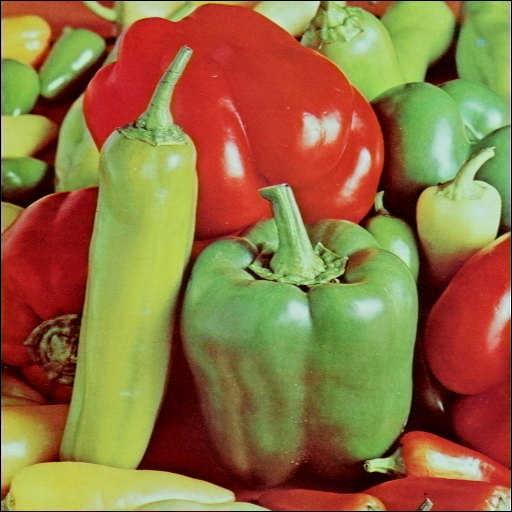
%> input picture trabalho1/ex1/GenericImages/peppers.png, 512 x 512 px
$ octave --eval "result = generic_intensity_transform;"   (GNU Octave 9; MATLAB toolbox functions it lacks are replaced by stand-ins)
%> lines starting %> are read from the running program, lines starting %| are printed output that depends on the picture
### trabalho1/ex1/image_details.m
%
% ISEL - Instituto Superior de Engenharia de Lisboa.
%
% LEIC - Licenciatura em Engenharia Informatica e de Computadores.
% MEIC - Mestrado em Engenharia Informatica e de Computadores.
%
% PIB - Processamento de Imagem e Biometria.
%
% image_details.m
% resolução espacial;
% resolução em profundidade;
% valores mínimo, médio e máximo de intensidade;
% medida de contraste;
% entropia da imagem.

function [I, rp, R, G, B] = image_details(filename)
%> called with filename = 'GenericImages\peppers.png'

    if nargin==0
         filename =  'GenericImages\peppers.png';
         % 'GenericImages\circ_bw.tif'; %
         % 'GenericImages\lena.gif'; %
    end

    % Fechar todas as janelas de figuras.
    %close all;

    % Limpar a consola.
    clc;

    % informação sobre a iagem
    info = imfinfo(filename);
    % resolução espacial
    re = info.Width*info.Height;
    % resolução em profundidade
    rp = info.BitDepth;
    disp(['resolução espacial = ' num2str(re)]);
    disp(['resolução em profundidade = ' num2str(rp) ' bit/pixel']);

    % Ler a imagem a partir do ficheiro.
    I = imread(filename);
%> I is the input picture: size 512x512x3 uint8; mean R, G, B 144.1, 112.8, 64.1
    R=0;G=0;B=0;
    % imagem colorida
    if (strcmp(info.ColorType, 'truecolor'))
        % Obter as componentes R, G, e B
        R = I(:,:,1)
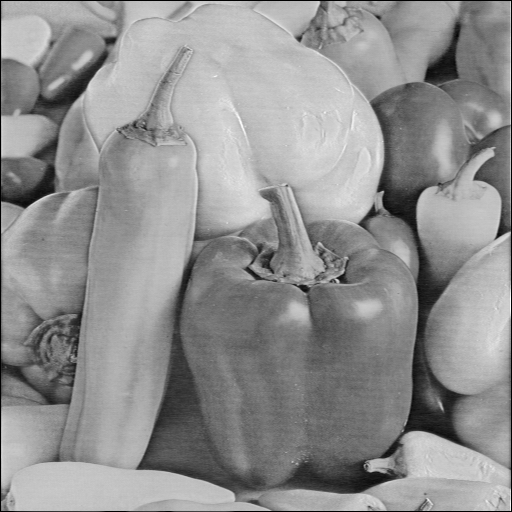
%> R: size 512x512 uint8; min 0, max 253, mean 144.1
        G = I(:,:,2);
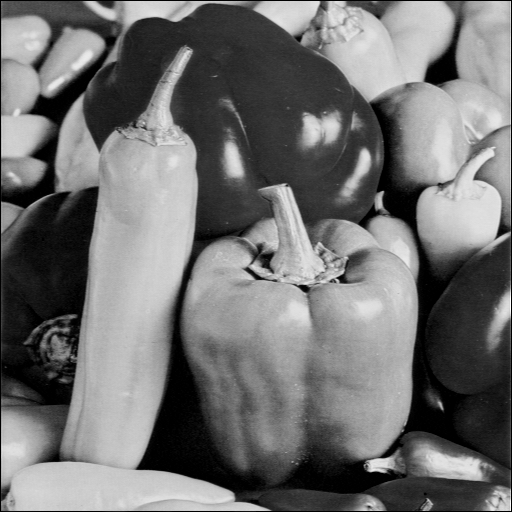
%> G: size 512x512 uint8; min 0, max 255, mean 112.8
        B = I(:,:,3);
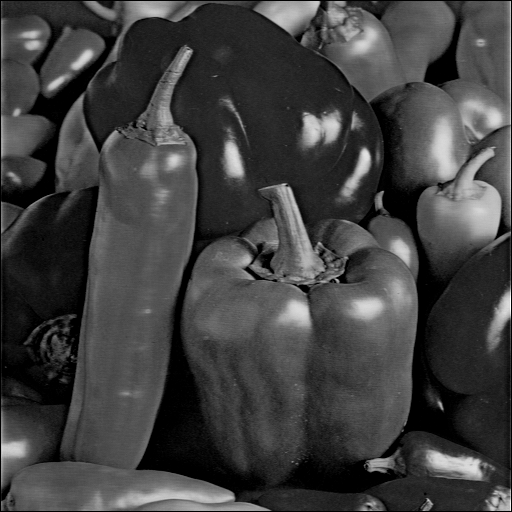
%> B: size 512x512 uint8; min 0, max 255, mean 64.1

        % para a componente red
        % valores mínimo, médio e máximo de intensidade
        vminR = min(min(R));
%> vminR = 0
        vmedR = sum(sum(R)) / (info.Width*info.Height);
%> vmedR = 144.1
        vmaxR = max(max(R));
%> vmaxR = 253
        % medida de contraste
        mcR = 20*log10((double(vmaxR+1))/(double(vminR+1)));
%> mcR = 48.1
        % entropia da imagem
        eiR = entropy(R);
%> eiR = 7.33

        % para a componente green
        % valores mínimo, médio e máximo de intensidade
        vminG = min(min(G));
%> vminG = 0
        vmedG = sum(sum(G)) / (info.Width*info.Height);
%> vmedG = 112.8
        vmaxG = max(max(G));
%> vmaxG = 255
        % medida de contraste
        mcG = 20*log10((double(vmaxG+1))/(double(vminG+1)));
%> mcG = 48.13
        % entropia da imagem
        eiG = entropy(G);
%> eiG = 7.56

        % para a componente blue
        % valores mínimo, médio e máximo de intensidade
        vminB = min(min(B));
%> vminB = 0
        vmedB = sum(sum(B)) / (info.Width*info.Height);
%> vmedB = 64.13
        vmaxB = max(max(B));
%> vmaxB = 255
        % medida de contraste
        mcB = 20*log10((double(vmaxB+1))/(double(vminB+1)));
%> mcB = 48.13
        % entropia da imagem
        eiB = entropy(B);
%> eiB = 7.02

        % apresentar imagem e histograma
        figure(1);
        subplot(241); imshow(I);  colorbar; title(' Cor [R, G, B]' );
        subplot(242); imshow(R); colorbar; title(' Red componente' );
        subplot(243); imshow(G); colorbar; title(' Green componente' );
        subplot(244); imshow(B); colorbar; title(' Blue componente' );
        subplot(246); imhist(R); title(' Red Histograma ' );
        subplot(247); imhist(G); title(' Red Histograma ' );
        subplot(248); imhist(B); title(' Red Histograma ' );

        disp('para a componente red:');
        disp(['valores mínimo de intensidade = ' num2str(vminR)]);
%| valores mínimo de intensidade = 0
        disp(['valores médio de intensidade = ' num2str(vmedR)]);
%| valores médio de intensidade = 144.1151
        disp(['valores máximo de intensidade = ' num2str(vmaxR)]);
%| valores máximo de intensidade = 253
        disp(['medida de contraste = ' num2str(mcR)]);
%| medida de contraste = 48.0967
        disp(['entropia da imagem = ' num2str(eiR)]);
%| entropia da imagem = 7.3316
        disp('para a componente green:');
        disp(['valores mínimo de intensidade = ' num2str(vminG)]);
%| valores mínimo de intensidade = 0
        disp(['valores médio de intensidade = ' num2str(vmedG)]);
%| valores médio de intensidade = 112.8049
        disp(['valores máximo de intensidade = ' num2str(vmaxG)]);
%| valores máximo de intensidade = 255
        disp(['medida de contraste = ' num2str(mcG)]);
%| medida de contraste = 48.1308
        disp(['entropia da imagem = ' num2str(eiG)]);
%| entropia da imagem = 7.5605
        disp('para a componente blue:');
        disp(['valores mínimo de intensidade = ' num2str(vminB)]);
%| valores mínimo de intensidade = 0
        disp(['valores médio de intensidade = ' num2str(vmedB)]);
%| valores médio de intensidade = 64.1288
        disp(['valores máximo de intensidade = ' num2str(vmaxB)]);
%| valores máximo de intensidade = 255
        disp(['medida de contraste = ' num2str(mcB)]);
%| medida de contraste = 48.1308
        disp(['entropia da imagem = ' num2str(eiB)]);
%| entropia da imagem = 7.0196
    else
        % imagem monocromática ou binária

        % valores mínimo, médio e máximo de intensidade
        % é necessário realizar a oprecao 2 vezes sobre a matriz poprque
        % a primeira operação devolve um vetor, e o obetivo é obter a operação
        % sobre esse vetor
        vmin = min(min(I));
        vmed = sum(sum(I)) / (info.Width*info.Height);
        vmax = max(max(I));
        % medida de contraste
        mc = 20*log10((double(vmax+1))/(double(vmin+1)));
        % entropia da imagem
        ei = entropy(I);

        % apresentar imagem e histograma
        figure(1);
        subplot(121); imshow(I); colorbar; title(' Imagem ' );
        subplot(122); imhist(I); title(' Histograma ' );
        impixelinfo;
        disp(['valores mínimo de intensidade = ' num2str(vmin)]);
        disp(['valores médio de intensidade = ' num2str(vmed)]);
        disp(['valores máximo de intensidade = ' num2str(vmax)]);
        disp(['medida de contraste = ' num2str(mc)]);
        disp(['entropia da imagem = ' num2str(ei)]);
    end
end

### trabalho1/ex1/generic_intensity_transform.m
%
% ISEL - Instituto Superior de Engenharia de Lisboa.
%
% LEIC - Licenciatura em Engenharia Informatica e de Computadores.
% MEIC - Mestrado em Engenharia Informatica e de Computadores.
%
% PIB - Processamento de Imagem e Biometria.
%
% generic_intensity_transform.m
% Transforma玢o T aplicada atrav閟 de tabela de lookup.

function It = generic_intensity_transform(filename)

    if nargin==0
              filename = 'GenericImages\peppers.png';
         % 'GenericImages\circ_bw.tif'; % 'GenericImages\lena.gif'; %
         %
    end

    % Fechar todas as janelas de figuras.
    %close all;

    % Limpar a consola.
    clc;

    [I,rp,R,G,B] = image_details(filename);
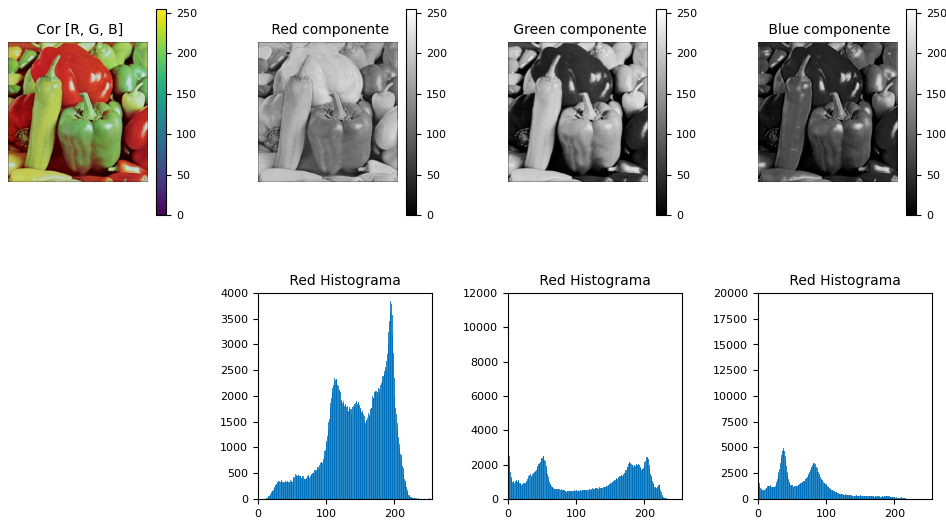
%> figure redrawn from the program's plot data, 7 panels
%> rp = 24

    % tabela de lookup
    bit = (pow2(rp)-1);
%> bit = 16777215

    if(rp == 1)
        LUT = [bit:-1:0, zeros(1,254)];
        It = (intlut(uint8(I), uint8(LUT)))*255;
        % Mostrar as tr阺 vers鮡s da imagem.
        figure;
        subplot(211); imshow(I);  title(' Imagem original '); impixelinfo;
        subplot(212); imshow(It); title(' Imagem transformada '); impixelinfo;
    elseif(rp == 8)
        LUT = bit:-1:0;
        It = intlut(uint8(I), uint8(LUT));
        % Mostrar as tr阺 vers鮡s da imagem.
        figure;
        subplot(211); imshow(I);  title(' Imagem original '); impixelinfo;
        subplot(212); imshow(It); title(' Imagem transformada '); impixelinfo;
    elseif(rp == 24)
        LUT = 255:-1:0;
        Rt = intlut(uint8(R), uint8(LUT));
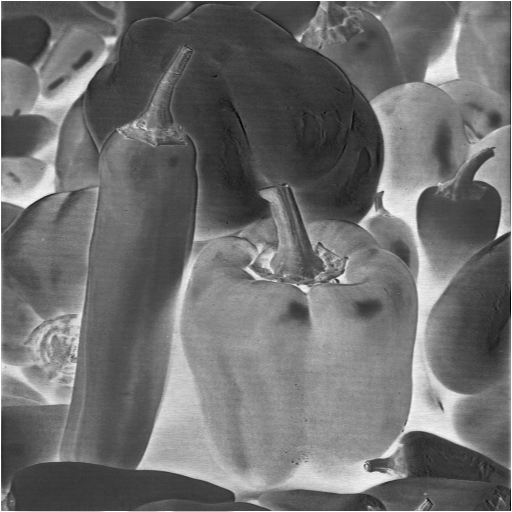
%> Rt: size 512x512 uint8; min 2, max 255, mean 110.9
        Gt = intlut(uint8(G), uint8(LUT));
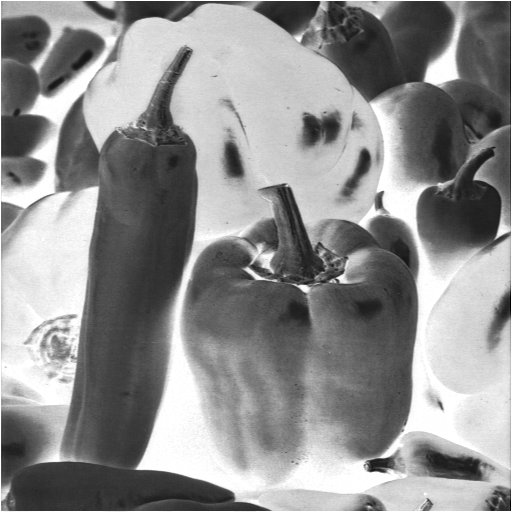
%> Gt: size 512x512 uint8; min 0, max 255, mean 142.2
        Bt = intlut(uint8(B), uint8(LUT));
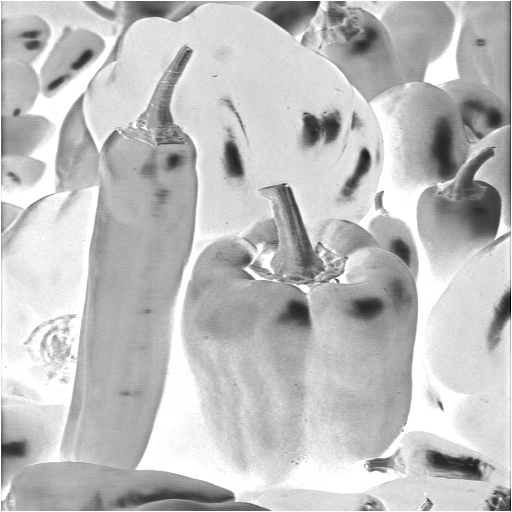
%> Bt: size 512x512 uint8; min 0, max 255, mean 190.9
        % Mostrar as tr阺 vers鮡s da imagem.
        figure;
        subplot(232); imshow(I);  title(' Imagem original '); impixelinfo;
        subplot(234); imshow(Rt); title(' Componente Red transformada '); impixelinfo;
        subplot(235); imshow(Gt); title(' Componente Blue transformada '); impixelinfo;
        subplot(236); imshow(Bt); title(' Componente Green transformada '); impixelinfo;
    end

end
%> (the run ends here)
